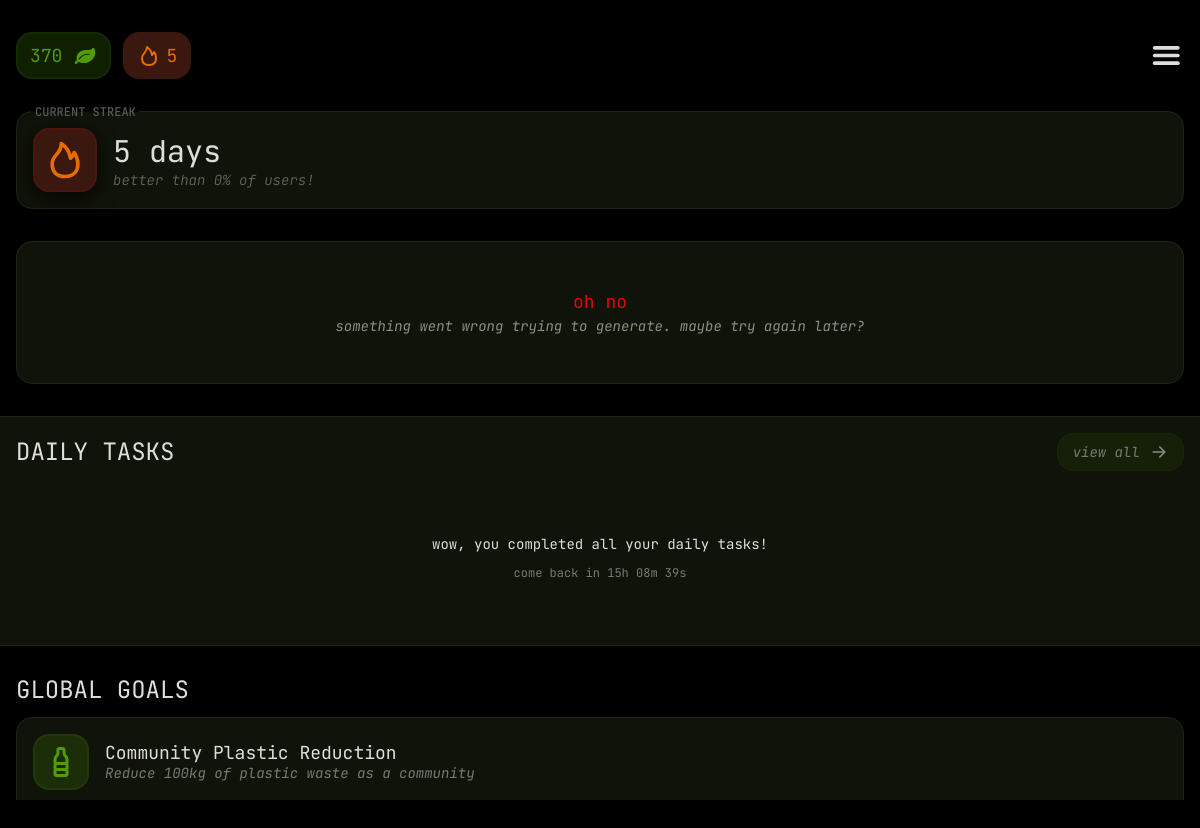
The page /dashboard.php (signed in) on the database its author committed.
### tables this page shows
CREATE TABLE GOALS (
    ID VARCHAR(50) PRIMARY KEY,
    title VARCHAR(200),
    description VARCHAR(2000),
    media VARCHAR(500),
    goal_type VARCHAR(100),
    goal DECIMAL,
    starting_time INT,
    ending_time INT,

    type VARCHAR(100),
     

    FOREIGN KEY (goal_type) REFERENCES GOAL_TYPE(ID)
);

### api/redemption/functions.php (called while the page is built)
<?php
function redemption_get_total_redeemed($username)
{
    include dirname(__DIR__) . "/conn.php";
    $query = "SELECT COALESCE(SUM(price), 0) as total FROM redemption WHERE user = '$username'";
    $result = mysqli_query($dbConnection, $query);
    $row = mysqli_fetch_assoc($result);
    return $row ? intval($row['total']) : 0;
}

### api/points/functions.php (called while the page is built)
<?php
function points_get_current($username)
{
    include dirname(__DIR__) . "/conn.php";
    include dirname(__DIR__) . "/redemption/functions.php";
    return points_get_total($username) - redemption_get_total_redeemed($username);
}
function points_get_total($username)
{
    include dirname(__DIR__) . "/conn.php";
    $query = "SELECT SUM(task.reward_rate * submission.action_count) as total
            FROM submission
            JOIN task ON submission.task_id = task.id
            WHERE submission.user = '$username' AND submission.status = 'approved'";
    $result = mysqli_query($dbConnection, $query);
    $row = mysqli_fetch_assoc($result);
    return intval($row['total'] ?? 0);
}

### api/users/contribution.php (called while the page is built, shortened)
<?php
function user_get_contribution_total_worded($username, $time_start = NULL, $time_end = NULL)
{
    include dirname(__DIR__) . '/conn.php';
    $query = "SELECT
    GOAL_TYPE.*, COALESCE(
        (
        SELECT
            SUM(TASK.goal_contribution * SUBMISSION.action_count) as total
            from SUBMISSION
            inner join TASK on TASK.ID = SUBMISSION.task_ID
            where
                (SUBMISSION.user = '$username') AND
                (TASK.goal_type = GOAL_TYPE.ID) " .
        ((is_null($time_start) || is_null($time_end)) ? "" : "AND (SUBMISSION.submitted_timestamp BETWEEN '$time_start' AND '$time_end')")
        . "
        )
        , 0) as total FROM GOAL_TYPE;";
    $query_result = mysqli_query($dbConnection, $query);
    $result = array();
    foreach (mysqli_fetch_all($query_result, MYSQLI_ASSOC) as $row) {
        $result[$row['ID']] = array(
            'term' => $row['term'],
            'total' => floatval($row['total']),
            'unit' => $row['unit'],
            'decimals' => intval($row['decimal_points'])
        );
    }
    return $result;
}
function user_get_streak($username)
{
    include dirname(__DIR__) . '/conn.php';
    $query = "SELECT DISTINCT FLOOR(submitted_timestamp / 86400) as day
              FROM SUBMISSION WHERE user = '$username' ORDER BY day DESC";
    $query_result = mysqli_query($dbConnection, $query);
    $today = floor(time() / (86400));
    $expected_day = $today - 1;
    foreach (mysqli_fetch_all($query_result) as $row) {
        $day = intval($row[0]);
        if ($day >= $expected_day) {
            $expected_day -= 1;
        } else {
            return $today - $expected_day - 1;
        }
    }
    return $today - $expected_day - 1;
}
function user_get_streak_percentile($username)
{
    include dirname(__DIR__) . '/conn.php';
    $currentStreak = user_get_streak($username);
    $query = "SELECT DISTINCT user FROM SUBMISSION";
    $result = mysqli_query($dbConnection, $query);
    $totalUsers = 0;
    $usersWithLowerStreak = 0;
    foreach (mysqli_fetch_all($result) as $row) {
        $user = $row[0];
        $userStreak = user_get_streak($user);
        $totalUsers++;
    }
    return floor(($usersWithLowerStreak / $totalUsers) * 100);
}

### api/goals/functions.php (called while the page is built, shortened)
<?php
function goals_contributions_global()
{
    include dirname(__DIR__) . '/conn.php';
    $query = "SELECT *, COALESCE((
        SELECT
            SUM(task.goal_contribution * submission.action_count)
        FROM submission
        INNER JOIN task
        ON task.ID = submission.task_ID
        WHERE
            (submission.status = 'approved') AND
            (task.goal_type = goals.goal_type) AND
            (submission.submitted_timestamp BETWEEN goals.starting_time AND goals.ending_time)
    ), 0) AS total FROM goals
    WHERE goals.type = 'global'";
    $queryResult = mysqli_query($dbConnection, $query);
    $result = array();
    foreach (mysqli_fetch_all($queryResult, MYSQLI_ASSOC) as $row) {
        $result[$row['ID']] = array(
            'ID' => $row['ID'],
            'title' => $row['title'],
            'description' => $row['description'],
            'media' => $row['media'],
            'goal_type' => $row['goal_type'],
            'goal' => floatval($row['goal']),
            'starting_time' => intval($row['starting_time']),
            'ending_time' => intval($row['ending_time']),
            'type' => $row['type'],
            'total' => floatval($row['total']),
        );
    }
    return $result;
}

### dashboard.php (the view, shortened to what this page needs)
<?php
include './api/users/contribution.php';
include './api/task/functions.php';
include './api/points/functions.php';
include './api/goals/functions.php';
include './api/credentials.php';
include './api/users/functions.php';
$globalGoals = goals_contributions_global();
?>
<!DOCTYPE html>
<html lang="en">
<head>
    <link rel="stylesheet" href="./styles/style.css">
    <link rel="stylesheet" href="./styles/dashboard.css">
</head>
<body>
    <div id="page">
        <div id="parent">
            <div id="header">
                <div id="stats">
                    <div id="leaves">
                        <h4>
                            <?php echo points_get_current($username); ?>
                        </h4>
                        <img src="./assets/leaf.svg">
                    </div>
                    <div id="streak">
                        <img src="./assets/fire.svg">
                        <h4>
                            <?php echo user_get_streak($username) ?>
                        </h4>
                    </div>
                </div>
                <img onclick="toggleNavbar()" id="burger" src="./assets/burger.svg">
            </div>
            <div id="streak-info" class="border">
                <h6 class="box-title">CURRENT STREAK</h6>
                <img src="./assets/fire.svg" class="border">
                <div id="details">
                    <h2>
                        <?php echo user_get_streak($username) . " day" . (user_get_streak($username) == 1 ? "" : "s") ?>
                    </h2>
                    <h5>
                        better than <?php echo user_get_streak_percentile($username) ?>% of users!
                    </h5>
                </div>
            </div>
            <div id="fun-fact" class="border" data-state='loading' data-payload='<?php echo htmlspecialchars(json_encode(user_get_contribution_total_worded($username))); ?>'>
                <div id="failure">
                    <h4>oh no</h4>
                    <h5>something went wrong trying to generate. maybe try again later?</h5>
                </div>
            </div>
            <div id="tasks">
                <div id="title">
                    <h3>DAILY TASKS</h3>
                    <a href="./tasks.php" id="view-all" class="border">
                        <h5>view all</h5>
                        <img src="./assets/arrow_right.svg">
                    </a>
                </div>
                <div id="task-container">
                    <div id="finished-all">
                        <h5>wow, you completed all your daily tasks!</h5>
                        <h6 class="countdown-finished"></h6>
                    </div>
                </div>
            </div>
            <div id="goals">
                <h3 id="title">GLOBAL GOALS</h3>
                <?php foreach ($globalGoals as $goal):
                ?>
                    <div id="goal-container">
                        <div class="goal-card">
                            <div id="header">
                                <img src="<?php echo htmlspecialchars($goal['media']); ?>" class="border">
                                <div id="details">
                                    <h4>
                                        <?php echo htmlspecialchars($goal['title']); ?>
                                    </h4>
                                    <h5>
                                        <?php echo htmlspecialchars($goal['description']); ?>
                                    </h5>
                                </div>
                            </div>
                        </div>
                    </div>
                <?php endforeach; ?>
            </div>
        </div>
    </div>
</body>
</html>

### styles/style.css (style rules this page uses)
:root { --text: #ddd; --secondary-text: #7f7f7f; --background: #000; --background-secondary: #101309; --tertiary: #34352d; --tertiary-background: #1d1f15; --accent: #519C03; --accent-background: color-mix(in srgb, var(--accent) 20%, transparent 80%); --accent-border: color-mix(in srgb, var(--accent) 10%, transparent 90%); --daily: #3B82F6; --daily-background: color-mix(in srgb, var(--daily), transparent 80%); --weekly: #8B5CF6; --weekly-background: color-mix(in srgb, var(--weekly), transparent 80%); --streak: #e76c00; --error: #E7000B; --error-secondary: #3A170F; --border-color: #202318; --border-radius: 16px; --border-width: 1px; --title-size: 6rem; --screen-padding: 2rem; --block-padding: 1rem; --submission-card-width: 30em; --pending: #F0B000; --pending-background: color-mix(in srgb, var(--pending), transparent 80%); --approved: var(--accent); --approved-background: var(--accent-background); --rejected: var(--error); --rejected-background: var(--error-secondary); }
html, body, head { background: black; }
h1, h2, h3, h4, h5, h6, p, input, textarea, select, option, button, a, span, button, label, small, p { font-family: 'Jetbrains Mono'; font-weight: 400; color: var(--text); }
h2 { font-size: 1.875rem; }
h3 { font-size: 1.5rem; }
h4 { font-size: 1.125rem; }
h5 { font-size: 0.875rem; }
h6 { font-size: 0.75rem; }
.border, .progressbar, .task-card, .task-card-detailed, .submission-card, .task-minimal-card, .task-selector-card { background: var(--background-secondary); border-style: solid; border-width: var(--border-width); border-color: var(--border-color); border-radius: var(--border-radius); padding: var(--block-padding); }
.box-title { position: absolute; top: -0.5em; left: 2ch; padding: 0 0.5ch; line-height: 1em; font-weight: 500; background-color: black; background-image: linear-gradient(var(--background-secondary), var(--background-secondary)); background-size: 100% 50%; background-position: center bottom; background-repeat: no-repeat; color: color-mix(in srgb, var(--text) 40%, black); }

### styles/dashboard.css (style rules this page uses)
#page { display: flex; flex-direction: column; position: relative; height: calc(var(--vh, 1vh) * 100); width: 100%; overflow: hidden; scroll-behavior: none; }

### rows shown on the page
goals: media (picture), title "Community Plastic Reduction", description "Reduce 100kg of plastic waste as a community"

### other values the page prints
points_get_current($username) "370"
user_get_streak($username) "5"
user_get_streak_percentile($username) "0"
